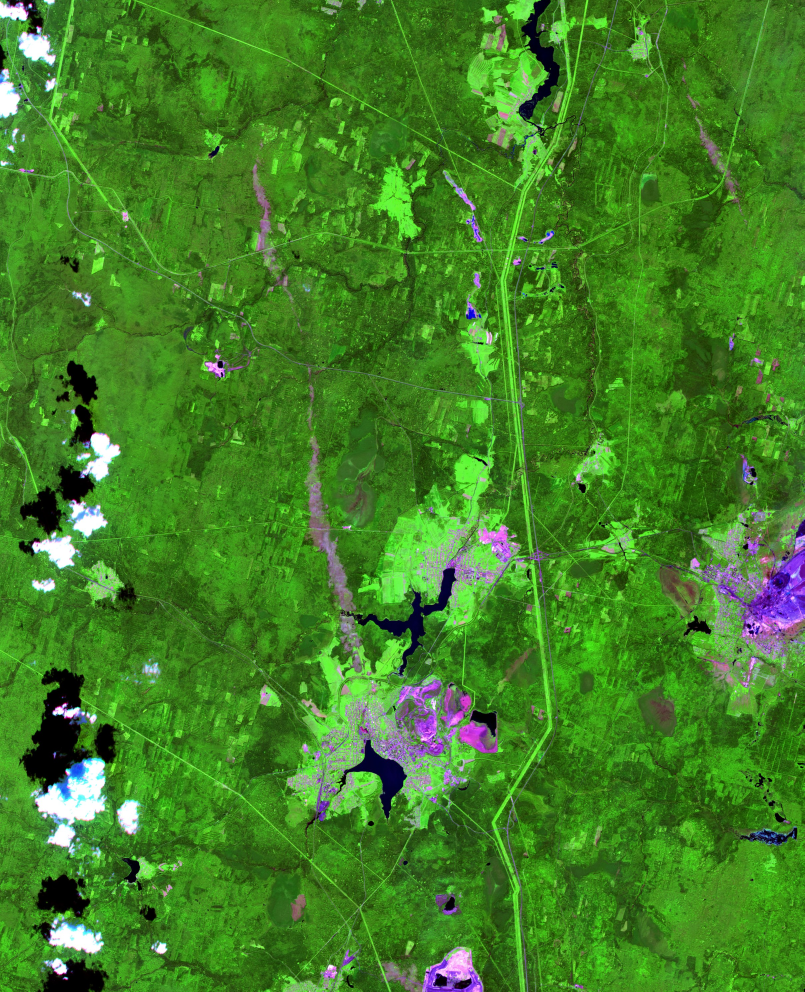
#> input picture web/data/s2_post.jpg, 2413 x 2975 px, found by its file name (shown at 1/3 size)
$ python north_zoom.py
#> lines starting #> are read from the running program, lines starting #| are printed output that depends on the picture
import numpy as np
from pathlib import Path
from PIL import Image
import matplotlib; matplotlib.use("Agg")
import matplotlib.pyplot as plt
R=Path(r"E:\ai_project\30days_challenge\day14_borges")
img=np.asarray(Image.open(R/"web/data/s2_post.jpg")).astype("float32")/255
ext=[642360,682280,6451360,6499680]
CX0,CX1,CY0,CY1=656000,668000,6480000,6495000
c0=int((CX0-642360)/10); c1=int((CX1-642360)/10); r0=int((6499680-CY1)/10); r1=int((6499680-CY0)/10)
crop=img[r0:r1,c0:c1]
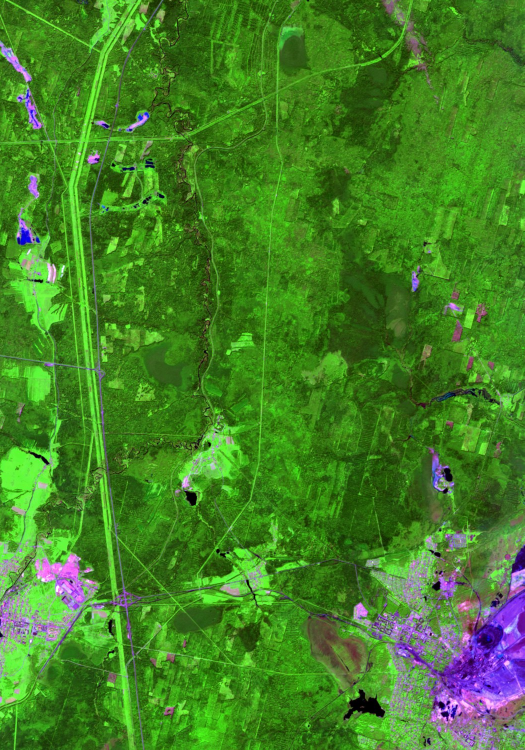
#> crop: shape (1500, 1049, 3) float32 (shown at 1/2 size); mean R, G, B 0.265, 0.506, 0.148
# local contrast (CLAHE-like): divide by heavy blur
from scipy import ndimage
for i in range(3):
    ch=crop[:,:,i]; bg=ndimage.gaussian_filter(ch,25); crop[:,:,i]=np.clip((ch-bg)*3+0.5,0,1)
#> this loop made 3 passes
#> pass 1, `ch = crop[:, :, i]`:
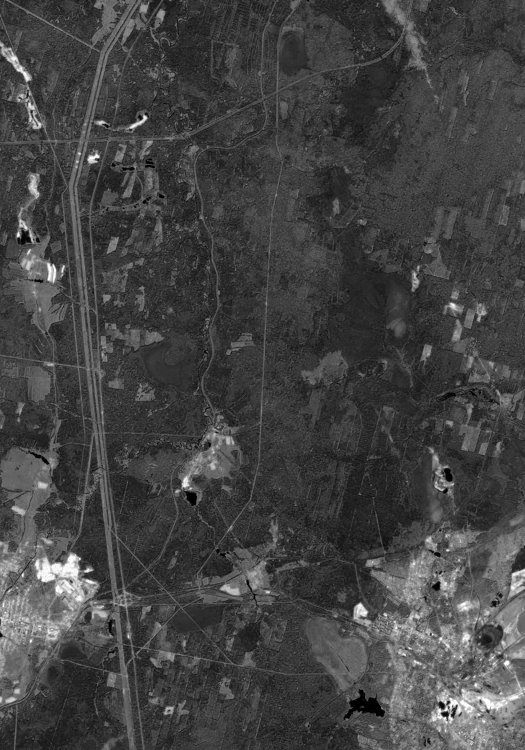
#> ch: shape (1500, 1049) float32 (shown at 1/2 size); min 0, max 1, mean 0.265
#> pass 1, `bg = ndimage.gaussian_filter(ch, 25)`:
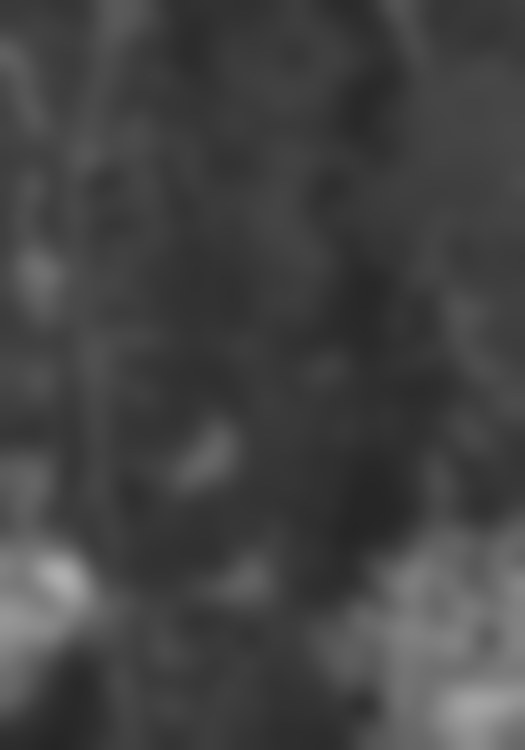
#> bg: shape (1500, 1049) float32 (shown at 1/2 size); min 0.148, max 0.686, mean 0.265
#> pass 2, `ch = crop[:, :, i]`:
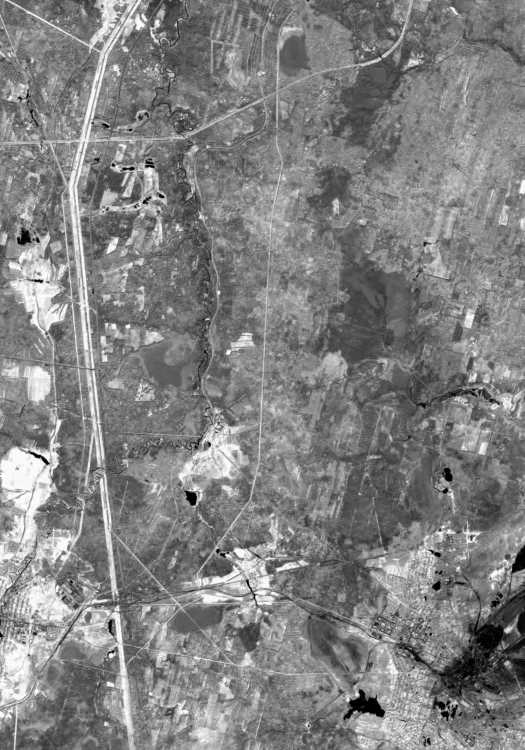
#> ch: shape (1500, 1049) float32 (shown at 1/2 size); min 0, max 1, mean 0.507
#> pass 2, `bg = ndimage.gaussian_filter(ch, 25)`:
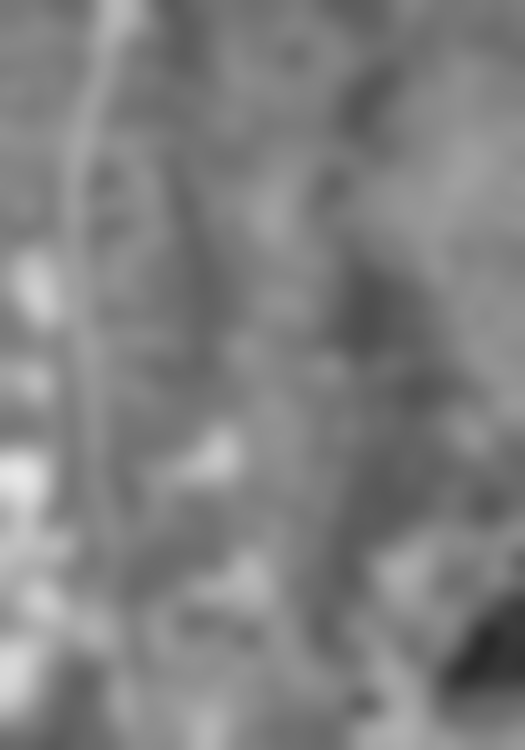
#> bg: shape (1500, 1049) float32 (shown at 1/2 size); min 0.161, max 0.908, mean 0.507
#> after the loop:
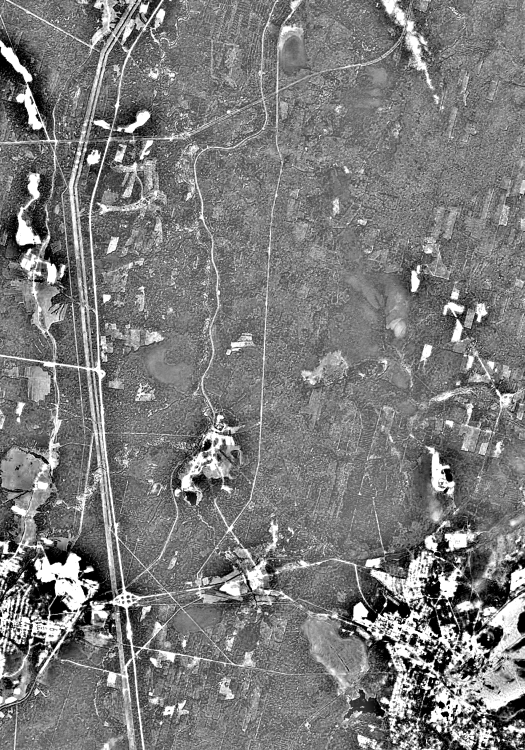
#> ch: shape (1500, 1049) float32 (shown at 1/2 size); min 0, max 1, mean 0.484
#> after the loop:
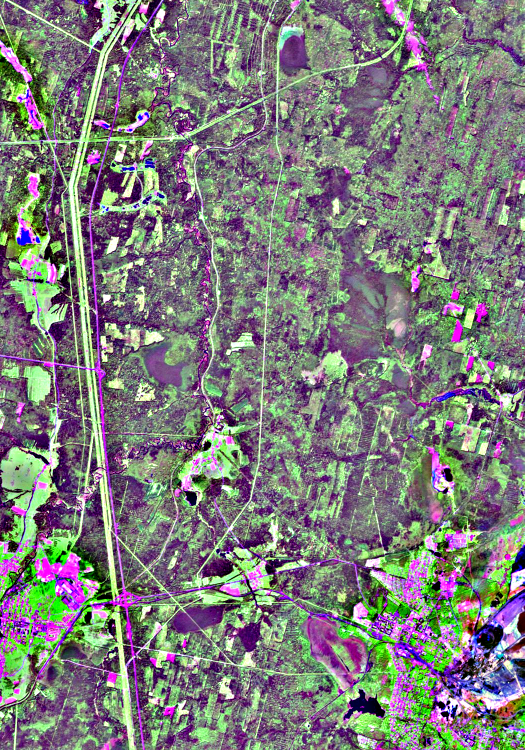
#> crop: shape (1500, 1049, 3) float32 (shown at 1/2 size); mean R, G, B 0.492, 0.489, 0.484
fig,ax=plt.subplots(1,2,figsize=(16,7),dpi=100)
ax[0].imshow(img[r0:r1,c0:c1],extent=[CX0,CX1,CY0,CY1]); ax[0].set_title("post raw")
ax[1].imshow(crop,extent=[CX0,CX1,CY0,CY1]); ax[1].set_title("post high-pass")
plt.tight_layout(); plt.savefig(R/"build/north_zoom.png",dpi=100)
print("saved")

$ run again, with web/data/nisar_coh.jpg copied over web/data/s2_post.jpg
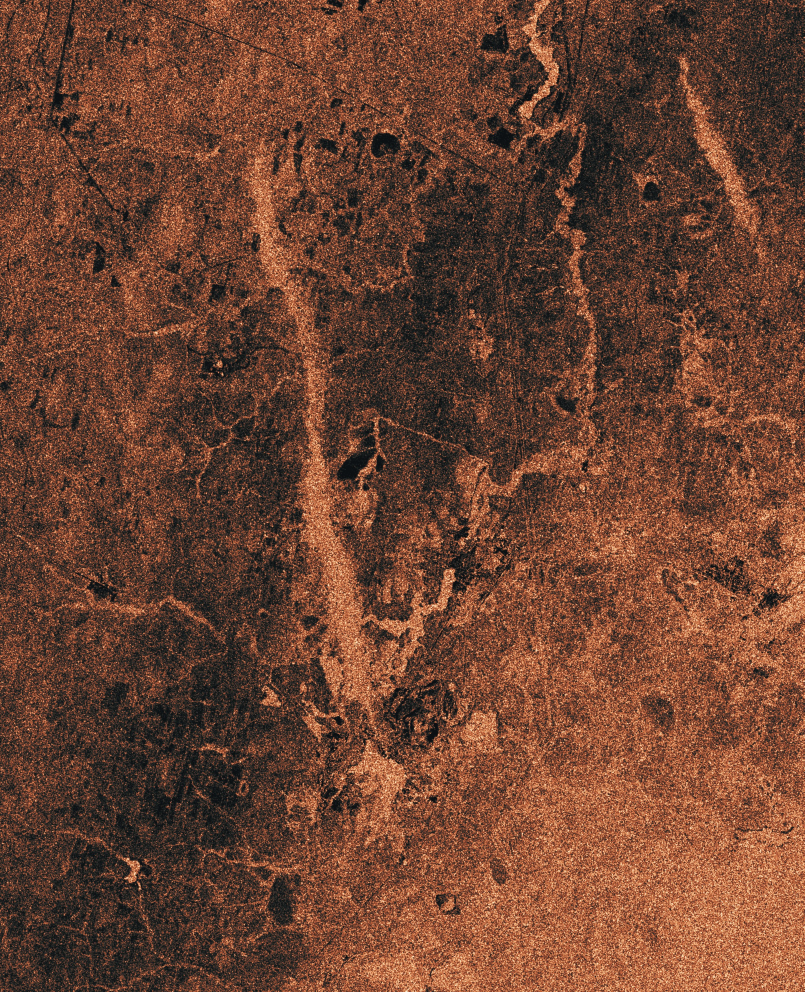
#> input picture web/data/nisar_coh.jpg, 2413 x 2975 px, found by its file name (shown at 1/3 size)
#> after the loop `for i in range(3):`:
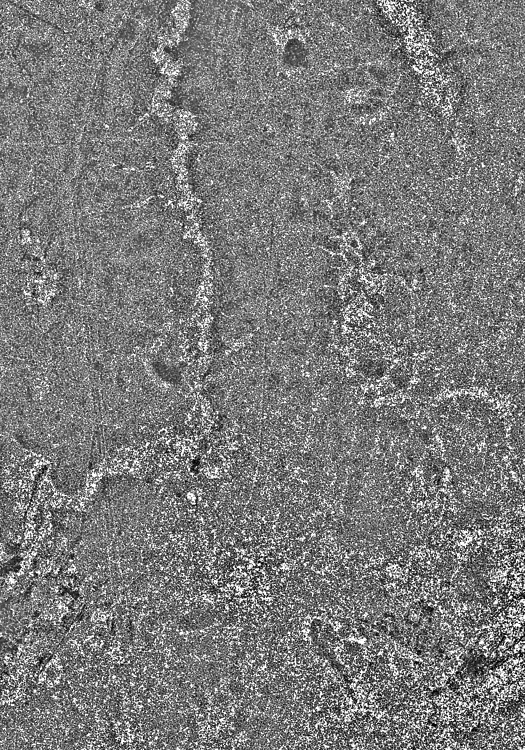
#> ch: shape (1500, 1049) float32 (shown at 1/2 size); min 0, max 1, mean 0.481
#> after the loop `for i in range(3):`:
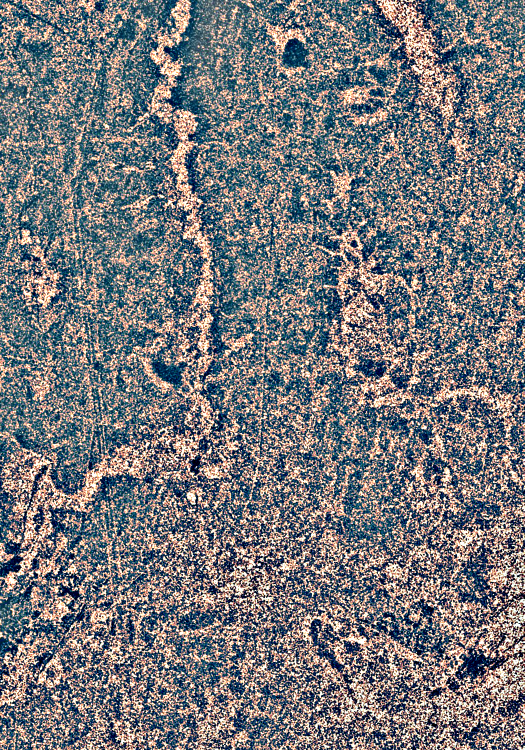
#> crop: shape (1500, 1049, 3) float32 (shown at 1/2 size); mean R, G, B 0.466, 0.468, 0.481
